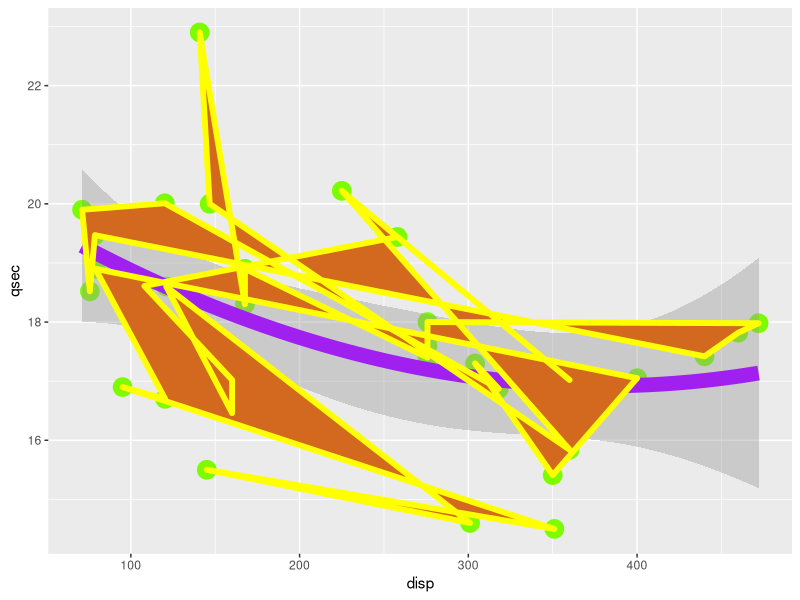
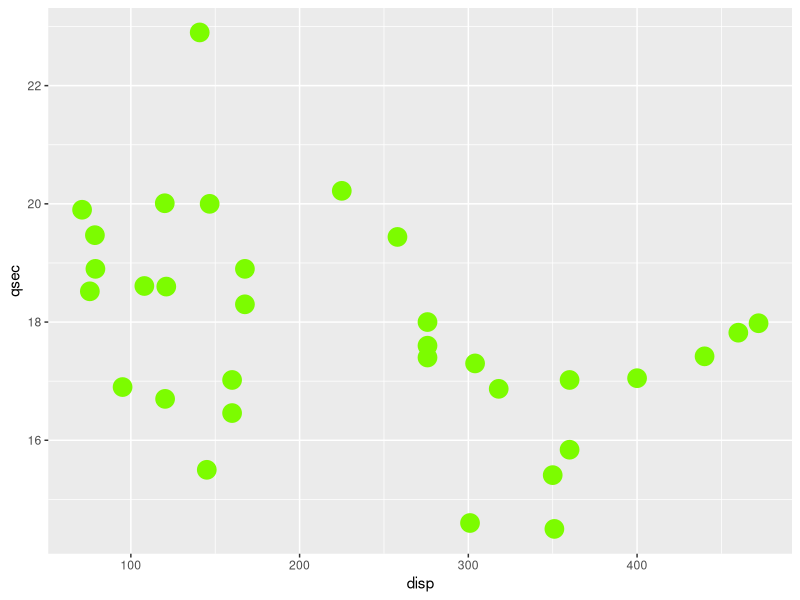
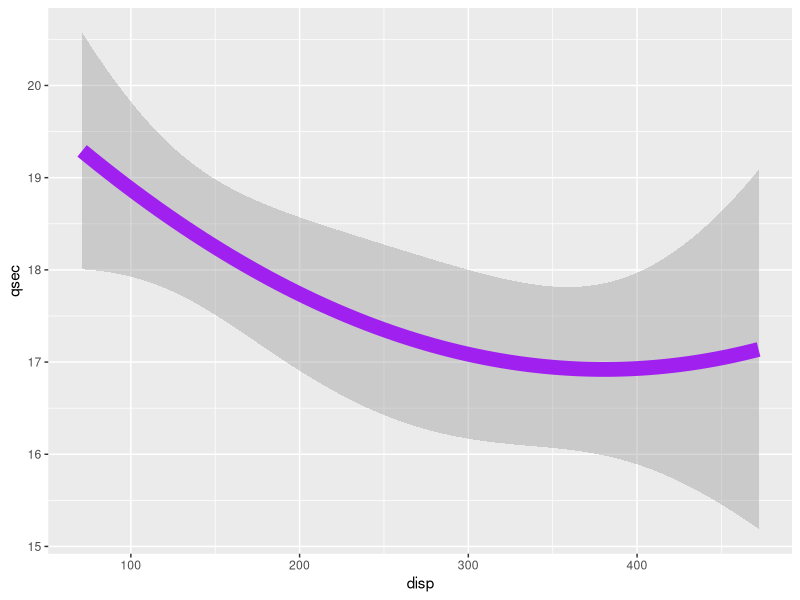
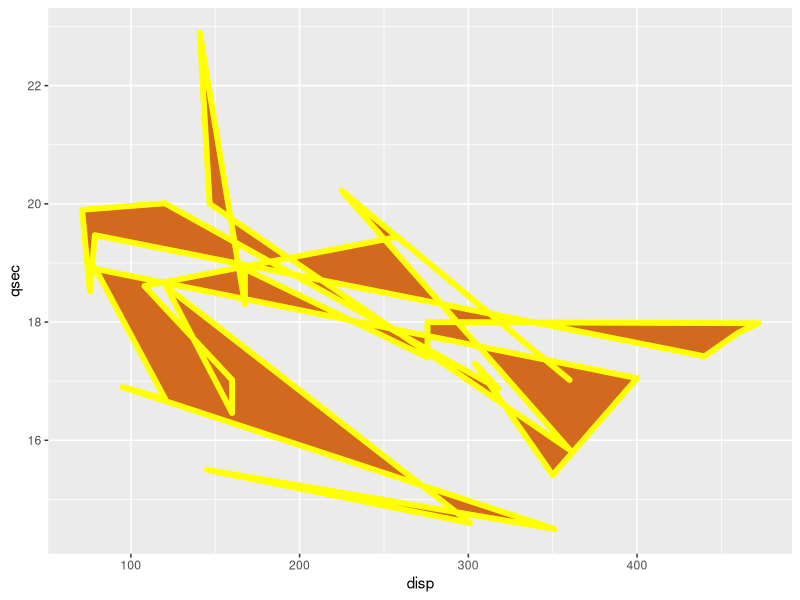

The R script that drew these images, in order:
library(ggplot2)

mtcars

ugly4 <- ggplot(mtcars,aes(disp,qsec,color=carb)) + geom_point(color="lawngreen",size=6) + geom_smooth(span=10,color="purple",size=5) + geom_polygon(color="yellow",fill="chocolate",size=2)
print(ugly4) #final version of my ugly plot #plot is colored by carb. 

ugly4point <- ggplot(mtcars,aes(disp,qsec,color=carb)) + geom_point(color="lawngreen",size=6)
print(ugly4point) #point plot of ugly 4

ugly4smooth <- ggplot(mtcars,aes(disp,qsec,color=carb)) + geom_smooth(span=10,color="purple",size=5)
print(ugly4smooth) #smooth plot of ugly4

ugly4polygon <- ggplot(mtcars,aes(disp,qsec,color=carb)) + geom_polygon(color="yellow",fill="chocolate",size=2)
print(ugly4polygon) #polygon plot of ugly4

#geom_point is used to create scatterplots
#geom_smooth aids the eye in seeing patterns; shading is standard error.
#geom_polygon draws lines between points and closes them up.